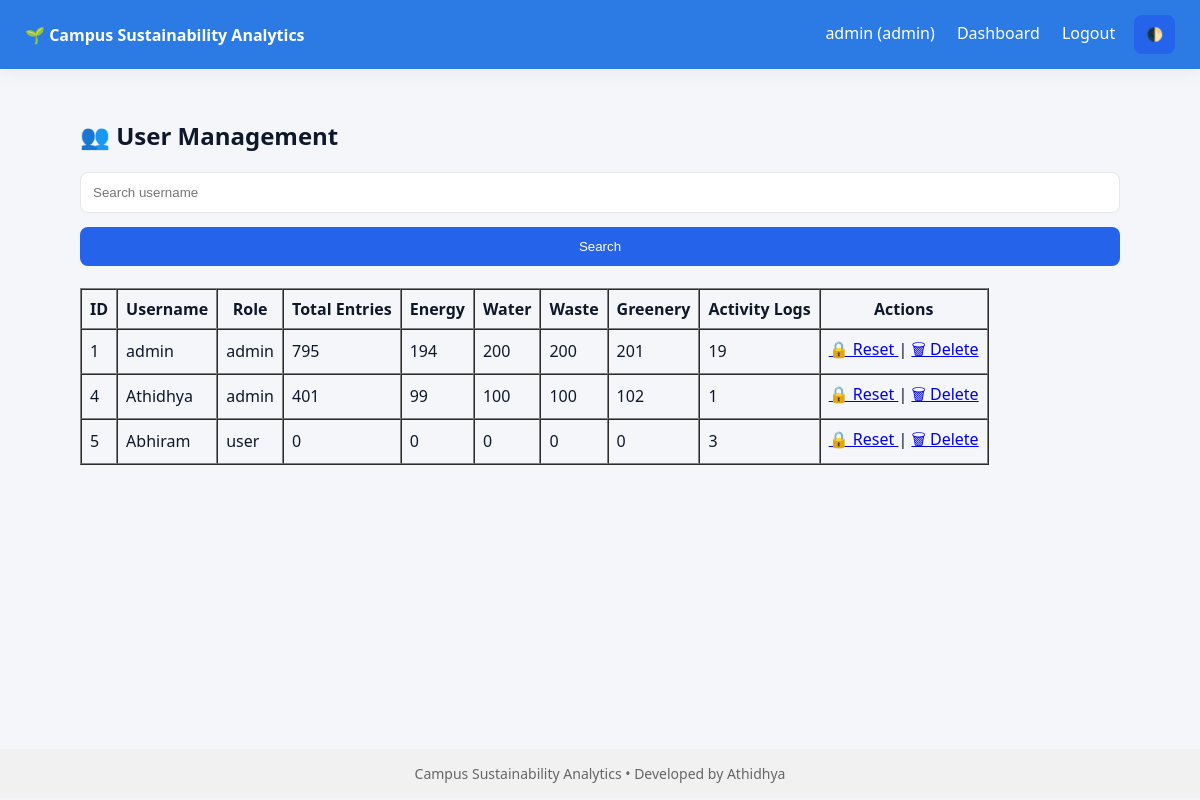
Page /manage_users (signed in) on the committed database.
### tables this page shows
CREATE TABLE users (
        id INTEGER PRIMARY KEY AUTOINCREMENT,
        username TEXT UNIQUE NOT NULL,
        password_hash TEXT NOT NULL,
        role TEXT NOT NULL CHECK(role IN ('admin', 'user')),
        created_at TIMESTAMP DEFAULT CURRENT_TIMESTAMP
    );

### manageuser.py (the view)
@manageuser_bp.route("/manage_users")
def manage_users():
    if "user_id" not in session:
        return redirect(url_for("login"))
    if session["role"] != "admin":
        return "Access Denied ❌"
    search = request.args.get("search", "").strip()
    conn = get_connection()
    cursor = conn.cursor()
    query = """
        SELECT
            u.id,
            u.username,
            u.role,

            (SELECT COUNT(*) FROM energy_data WHERE entered_by = u.id) AS energy_count,
            (SELECT COUNT(*) FROM water_data WHERE entered_by = u.id) AS water_count,
            (SELECT COUNT(*) FROM waste_data WHERE entered_by = u.id) AS waste_count,
            (SELECT COUNT(*) FROM greenery_data WHERE entered_by = u.id) AS greenery_count,
            (SELECT COUNT(*) FROM activity_logs WHERE user_id = u.id) AS activity_count

        FROM users u
    """
    if search:
        query += " WHERE u.username LIKE ?"
        cursor.execute(query, (f"%{search}%",))
    else:
        cursor.execute(query)
    users = cursor.fetchall()
    conn.close()
    return render_template("manage_users.html", users=users, search=search)

### database.py (called while the page is built)
def get_connection():
    conn = sqlite3.connect(DB_NAME, timeout=10)
    conn.row_factory = sqlite3.Row
    conn.execute("PRAGMA foreign_keys = ON")
    return conn

### templates/manage_users.html
{% extends "base.html" %}
{% block content %}
<h2>👥 User Management</h2>
<form method="GET">
    <input type="text" name="search" placeholder="Search username" value="{{ search }}">
    <button type="submit">Search</button>
</form>
<br>
<table border="1" cellpadding="8" cellspacing="0">
    <tr>
        <th>ID</th>
        <th>Username</th>
        <th>Role</th>
        <th>Total Entries</th>
        <th>Energy</th>
        <th>Water</th>
        <th>Waste</th>
        <th>Greenery</th>
        <th>Activity Logs</th>
        <th>Actions</th>
    </tr>
    {% for user in users %}
    <tr>
        <td>{{ user.id }}</td>
        <td>{{ user.username }}</td>
        <td>{{ user.role }}</td>
        <td>
            {{ user.energy_count + user.water_count + user.waste_count + user.greenery_count }}
        </td>
        <td>{{ user.energy_count }}</td>
        <td>{{ user.water_count }}</td>
        <td>{{ user.waste_count }}</td>
        <td>{{ user.greenery_count }}</td>
        <td>{{ user.activity_count }}</td>
        <td>
            <a href="{{ url_for('manageuser.reset_password', user_id=user.id) }}">
                🔒 Reset
            </a>
            |
            <a href="{{ url_for('manageuser.delete_user', user_id=user.id) }}"
               onclick="return confirm('Are you sure?')">
                🗑 Delete
            </a>
        </td>
    </tr>
    {% endfor %}
</table>
{% endblock %}

### templates/base.html (shortened to what this page needs)
<!DOCTYPE html>
<html lang="en">
<head>
    <link rel="stylesheet" href="{{ url_for('static', filename='style.css') }}">
</head>
<body>
    <div class="navbar">
        <strong>🌱 Campus Sustainability Analytics</strong>
        {% if session.get("username") %}
        <div>
            <span>{{ session.username }} ({{ session.role }})</span>
            <a href="{{ url_for('dashboard') }}">Dashboard</a>
            <a href="{{ url_for('logout') }}">Logout</a>
            <button onclick="toggleTheme()" style="margin-left:15px;">🌓</button>
        </div>
        {% endif %}
    </div>
    <div class="container">
        {% block content %}{% endblock %}
    </div>
    <div class="footer">
        Campus Sustainability Analytics • Developed by Athidhya
    </div>
</body>
</html>

### static/style.css (style rules this page uses)
:root { --primary: #2563eb; --secondary: #16a34a; --bg: #f8fafc; --card: #ffffff; --text: #0f172a; --muted: #64748b; --danger: #dc2626; --radius: 12px; }
* { box-sizing: border-box; }
body { margin: 0; font-family: "Inter", system-ui, sans-serif; background: var(--bg); color: var(--text); }
.container { max-width: 1100px; margin: auto; padding: 30px; }
.navbar { background: white; padding: 15px 30px; box-shadow: 0 4px 15px rgba(0,0,0,0.05); display: flex; justify-content: space-between; align-items: center; }
.navbar a { margin-left: 20px; color: var(--primary); text-decoration: none; }
form { display: grid; gap: 14px; }
input, select { padding: 12px; border-radius: 8px; border: 1px solid #e5e7eb; }
button { padding: 12px; border-radius: 8px; border: none; background: var(--primary); color: white; cursor: pointer; }
.footer { text-align: center; color: var(--muted); margin-top: 40px; }

### templates/base.html (style rules this page uses)
body { font-family: 'Segoe UI', sans-serif; margin: 0; background: #f4f6f9; transition: background 0.3s, color 0.3s; }
.navbar { background: #2c7be5; color: white; padding: 15px 25px; display: flex; justify-content: space-between; align-items: center; }
.navbar a { color: white; margin-left: 18px; text-decoration: none; font-weight: 500; }
.container { padding: 30px; min-height: 80vh; }
.footer { text-align: center; padding: 15px; background: #f1f1f1; font-size: 14px; color: #666; }

### rows in the picture
users: id "1", username "admin", role "admin", energy_count "795", energy_count "194", water_count "200", waste_count "200", greenery_count "201", activity_count "19"
users: id "4", username "Athidhya", role "admin", energy_count "401", energy_count "99", water_count "100", waste_count "100", greenery_count "102", activity_count "1"
users: id "5", username "Abhiram", role "user", energy_count "0", water_count "0", waste_count "0", greenery_count "0", activity_count "3"

### other values in the picture
{{ session.username }} "admin"
{{ session.role }} "admin"
